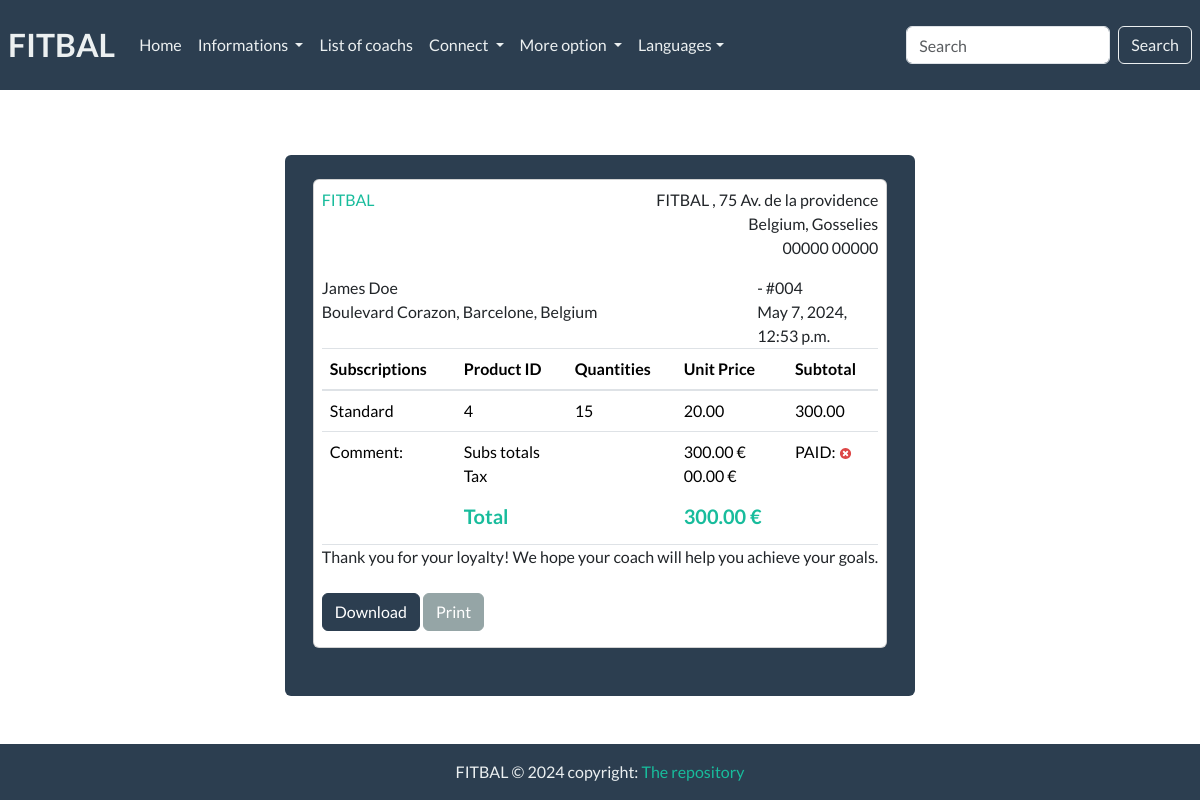
Screenshot of /view-invoice/4 (signed in) with the database file from the repository.
### Fit_bal/models.py (models this page shows, shortened)
class Invoice(models.Model):
    customer = models.ForeignKey(Customer, on_delete=models.PROTECT)
    save_by = models.ForeignKey(User, on_delete=models.PROTECT)
    invoice_datetime = models.DateTimeField(auto_now_add=True)
    total = models.DecimalField(max_digits=100000, decimal_places=2)
    last_updated_date = models.DateTimeField(null=True, blank=True)
    paid = models.BooleanField(default=False)
    comment = models.TextField(null=True, max_length=1000,blank=True)
    class Meta:
        verbose_name = "Invoice"
        verbose_name_plural = "Invoices"

class Customer(models.Model):
    SEX_TYPES = {
        ('M','Male'),
        ('F','Female'),
        ('O','Other')
    }
    name = models.CharField(max_length=128)
    email = models.EmailField()
    phone = models.CharField(max_length=128)
    address = models.CharField(max_length=128)
    sex = models.CharField(max_length=1, choices= SEX_TYPES)
    age = models.CharField(max_length=12)
    city = models.CharField(max_length=32)
    zip_code = models.CharField(max_length=16)
    created_date = models.DateTimeField(auto_now_add=True)
    save_by = models.ForeignKey(User, on_delete=models.PROTECT)
    class Meta:
        verbose_name = "Customer"
        verbose_name_plural = "Customers"

class Sub(models.Model):
    SUB_TYPES = {
        ('S','Standard'),
        ('P','Premium'),
    }
    invoice = models.ForeignKey(Invoice, on_delete=models.CASCADE)
    name = models.CharField(max_length=1, choices= SUB_TYPES)
    quantity = models.IntegerField()
    unit_price = models.DecimalField(max_digits=1000, decimal_places=2)
    total = models.DecimalField(max_digits=1000, decimal_places=2)
    class Meta:
        verbose_name = 'Subscription'
        verbose_name_plural = 'Subscriptions'
    @property
    def get_total(self):
        total = self.quantity * self.unit_price
        return total

### Fit_bal/views.py (the view)
# urls.py: path('view-invoice/<int:pk>',views.InvoiceVisualizationView.as_view(), name='view-invoice'),
class InvoiceVisualizationView(LoginRequiredSuperuserMixin,View):
    template_name = 'invoice.html'
    def get(self, request, *args, **kwargs):
        pk = kwargs.get('pk')
        context = get_invoice(pk)
        return render(request, self.template_name, context)

### Fit_bal/utils.py (called while the page is built)
def get_invoice(pk):
    obj = Invoice.objects.get(pk=pk)
    subs = obj.sub_set.all()
    context = {
            'obj':obj,
            'subs':subs
        }
    return context

### templates/invoice.html (shortened to what this page needs)
{% extends "base.html" %}
{% load static %}
{% block content %}
<div class="container">
    <div class="row gutters">
    	<div class="col-xl-12 col-lg-12 col-md-12 col-sm-12 col-12">
    		<div class="card mt-4">
    			<div class="card-body p-0">
    				<div class="invoice-container p-2">
    					<div class="invoice-header">
    						<div class="row gutters">
    							<div class="col-xl-6 col-lg-6 col-md-6 col-sm-6">
    								<a href="/" class="invoice-logo text-decoration-none">
    									FITBAL
    								</a>
    							</div>
    							<div class="col-lg-6 col-md-6 col-sm-6">
    								<address class="text-right">
    									FITBAL , 75 Av. de la providence<br>
    									Belgium, Gosselies<br>
    									00000 00000
    								</address>
    							</div>
    						</div>
    						<div class="row gutters">
    							<div class="col-xl-9 col-lg-9 col-md-12 col-sm-12 col-12">
    								<div class="invoice-details">
    									<address>
    										{{obj.customer.name}}<br>
    										{{obj.customer.address}}, {{obj.customer.city}}, Belgium
    									</address>
    								</div>
    							</div>
    							<div class="col-xl-3 col-lg-3 col-md-12 col-sm-12 col-12">
    								<div class="invoice-details">
    									<div class="invoice-num">
    										<div>{{obj.get_invoice_type_display}} - #00{{obj.id}}</div>
    										<div>{{obj.invoice_datetime}}</div>
    									</div>
    								</div>
    							</div>
    						</div>
    					</div>
    					<div class="invoice-body">
    						<div class="row gutters">
    							<div class="col-lg-12 col-md-12 col-sm-12">
    								<div class="table-responsive">
    									<table class="table custom-table m-0">
    										<thead>
    											<tr>
    												<th>Subscriptions</th>
													<th>Product ID</th>
													<th>Quantities</th>
													<th>Unit Price</th>
													<th>Subtotal</th>
    											</tr>
    										</thead>
    										<tbody>
                                              {% for sub in subs %}
    											<tr>
                                                    <td>
    													{{ sub.get_name_display }}
    												</td>
													<td>
    													{{ sub.id }}
    												</td>
													<td>
    													{{ sub.quantity }}
    												</td>
													<td>
    													{{ sub.unit_price }}
    												</td>
													<td>
    													{{ sub.get_total }}
    												</td>
    											</tr>
                                               {% endfor %}
    											<tr>
    												<td>Comment: {{obj.comments}}</td>
    												<td colspan="2">
														<p>
															Subs totals<br>
															Tax<br>
														</p>
    													<h5 class="text-success"><strong>Total</strong></h5>
    												</td>
    												<td>
    													<p>
    														{{obj.total}} €<br>
    														00.00 €<br>
    													</p>
    													<h5 class="text-success"><strong>{{obj.total}} €
                                                        </strong></h5>
    												</td>
                                                    <td>
                                                            PAID:
                                                        {% if obj.paid  %}
                                                           <img class="icon" src="{% static 'images/crois_verte.svg' %}" alt="True">
                                                        {% else %}
                                                            <img class="icon" src="{% static 'images/crois_rouge.svg' %}" alt="False">
                                                        {% endif %}
                                                    </td>
    											</tr>
    										</tbody>
    									</table>
    								</div>
    							</div>
    						</div>
    					</div>
    					<div class="invoice-footer mb-4">
    						Thank you for your loyalty! We hope your coach will help you achieve your goals.
    					</div>
                        <div class="custom-actions-btns mb-2">
                            <a href="{% url 'invoice-pdf' pk=obj.pk %}" class="btn btn-primary">
                                 Download
                            </a>
                            <a href="#" class="btn btn-secondary">
                                 Print
                            </a>
                        </div>
    				</div>
    			</div>
    		</div>
    	</div>
    </div>
</div>
{% endblock content %}

### rows the page displays
Invoice: customer.name "James Doe", customer.address "Boulevard Corazon", customer.city "Barcelone", id "4", invoice_datetime "May 7, 2024, 12:53 p.m.", total "300.00"
Sub: name "Standard", id "4", quantity "15", unit_price "20.00", get_total "300.00"
